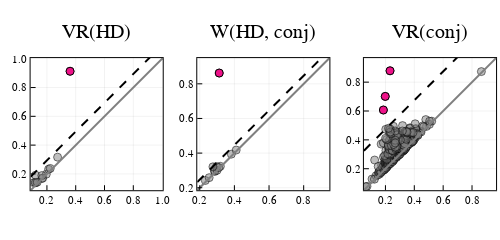

Notebook code for this chart:
### Markdown cell above
### Analogous pair via witness bar 12

### Code cell
# plot persistence diagrams
witness_bar = 12
p1 = plot_PD(barcode_VR_HD, title = "VR(HD)", highlight = analogous_HD[witness_bar]["baseline_bar_extension"], cutoff = HD_cutoff)
p2 = plot_PD(barcode_W_HD_conj, title = "W(HD, conj)", highlight = [witness_bar], cutoff = W_cutoff)
p3 = plot_PD(barcode_VR_conj, title = "VR(conj)", highlight = analogous_conj[witness_bar]["baseline_bar_extension"], cutoff = conj_cutoff)
plot(p1, p2, p3, layout = HD(1,3), size = (500, 200))

### Figure 1 — Plotly figure (JSON) as saved in the notebook; plotly's stock layout.template omitted (floating-point values rounded to 4 significant figures; data arrays with more than 128 entries replaced by an {"elided": "..."} marker saying what was removed)
{"data": [{"colorbar": {"title": ""}, "legendgroup": "", "marker": {"color": "rgba(128, 128, 128, 0.500)", "line": {"color": "rgba(0, 0, 0, 0.500)", "width": 1}, "size": 8, "symbol": "circle"}, "mode": "markers", "name": "", "showlegend": false, "type": "scatter", "x": [0.1224, 0.1652, 0.1958, 0.2116, 0.1083, 0.119, 0.1323, 0.1707, 0.2232, 0.2741, 0.3607, 0.1215, 0.1647], "xaxis": "x1", "y": [0.1382, 0.1676, 0.1982, 0.2323, 0.1395, 0.14, 0.1426, 0.1716, 0.2381, 0.3163, 0.9131, 0.1914, 0.1886], "yaxis": "y1", "zmax": null, "zmin": null}, {"colorbar": {"title": ""}, "legendgroup": "", "line": {"color": "rgba(128, 128, 128, 1.000)", "dash": "solid", "shape": "linear", "width": 2}, "mode": "lines", "name": "", "showlegend": false, "type": "scatter", "x": [0.08665, 1.004], "xaxis": "x1", "y": [0.08665, 1.004], "yaxis": "y1", "zmax": null, "zmin": null}, {"colorbar": {"title": ""}, "hoverinfo": "text", "legendgroup": "", "marker": {"color": "rgba(238, 18, 137, 1.000)", "line": {"color": "rgba(0, 0, 0, 1.000)", "width": 1}, "size": 8, "symbol": "circle"}, "mode": "markers", "name": "", "showlegend": false, "text": [11], "type": "scatter", "x": [0.3607], "xaxis": "x1", "y": [0.9131], "yaxis": "y1", "zmax": null, "zmin": null}, {"colorbar": {"title": ""}, "hoverinfo": "none", "legendgroup": "", "line": {"color": "rgba(0, 0, 0, 1.000)", "dash": "dash", "shape": "linear", "width": 2}, "mode": "lines", "name": "", "showlegend": false, "type": "scatter", "x": [0.08665, 0.09561, 0.1785, 0.2283, 0.2704, 0.3161, 0.3583, 0.4035, 0.4559, 0.5024, 0.5433, 0.5878, 0.6325, 0.682, 0.7291, 0.7781, 0.8193, 0.8696, 0.9169, 0.9927, 1.004], "xaxis": "x1", "y": [0.1806, 0.1895, 0.2724, 0.3222, 0.3643, 0.4101, 0.4522, 0.4974, 0.5498, 0.5964, 0.6372, 0.6817, 0.7265, 0.776, 0.823, 0.872, 0.9132, 0.9636, 1.011, 1.087, 1.098], "yaxis": "y1", "zmax": null, "zmin": null}, {"colorbar": {"title": ""}, "legendgroup": "", "marker": {"color": "rgba(128, 128, 128, 0.500)", "line": {"color": "rgba(0, 0, 0, 0.500)", "width": 1}, "size": 8, "symbol": "circle"}, "mode": "markers", "name": "", "showlegend": false, "type": "scatter", "x": [0.2844, 0.2881, 0.2999, 0.3189, 0.3822, 0.4105, 0.2321, 0.2544, 0.2965, 0.3099, 0.276, 0.3124], "xaxis": "x2", "y": [0.2973, 0.2945, 0.3004, 0.3238, 0.3939, 0.4176, 0.2419, 0.2583, 0.3227, 0.3164, 0.3207, 0.8623], "yaxis": "y2", "zmax": null, "zmin": null}, {"colorbar": {"title": ""}, "legendgroup": "", "line": {"color": "rgba(128, 128, 128, 1.000)", "dash": "solid", "shape": "linear", "width": 2}, "mode": "lines", "name": "", "showlegend": false, "type": "scatter", "x": [0.1857, 0.9485], "xaxis": "x2", "y": [0.1857, 0.9485], "yaxis": "y2", "zmax": null, "zmin": null}, {"colorbar": {"title": ""}, "hoverinfo": "text", "legendgroup": "", "marker": {"color": "rgba(238, 18, 137, 1.000)", "line": {"color": "rgba(0, 0, 0, 1.000)", "width": 1}, "size": 8, "symbol": "circle"}, "mode": "markers", "name": "", "showlegend": false, "text": [12], "type": "scatter", "x": [0.3124], "xaxis": "x2", "y": [0.8623], "yaxis": "y2", "zmax": null, "zmin": null}, {"colorbar": {"title": ""}, "hoverinfo": "none", "legendgroup": "", "line": {"color": "rgba(0, 0, 0, 1.000)", "dash": "dash", "shape": "linear", "width": 2}, "mode": "lines", "name": "", "showlegend": false, "type": "scatter", "x": [0.1857, 0.1931, 0.262, 0.3034, 0.3384, 0.3764, 0.4115, 0.449, 0.4926, 0.5313, 0.5652, 0.6022, 0.6394, 0.6805, 0.7197, 0.7604, 0.7946, 0.8365, 0.8758, 0.9388, 0.9485], "xaxis": "x2", "y": [0.2323, 0.2397, 0.3086, 0.35, 0.385, 0.423, 0.4581, 0.4957, 0.5392, 0.5779, 0.6118, 0.6488, 0.686, 0.7272, 0.7663, 0.807, 0.8413, 0.8831, 0.9224, 0.9854, 0.9951], "yaxis": "y2", "zmax": null, "zmin": null}, {"colorbar": {"title": ""}, "legendgroup": "", "marker": {"color": "rgba(128, 128, 128, 0.500)", "line": {"color": "rgba(0, 0, 0, 0.500)", "width": 1}, "size": 8, "symbol": "circle"}, "mode": "markers", "name": "", "showlegend": false, "type": "scatter", "x": {"elided": "437 float values"}, "xaxis": "x3", "y": {"elided": "437 float values"}, "yaxis": "y3", "zmax": null, "zmin": null}, {"colorbar": {"title": ""}, "legendgroup": "", "line": {"color": "rgba(128, 128, 128, 1.000)", "dash": "solid", "shape": "linear", "width": 2}, "mode": "lines", "name": "", "showlegend": false, "type": "scatter", "x": [0.05093, 0.9666], "xaxis": "x3", "y": [0.05093, 0.9666], "yaxis": "y3", "zmax": null, "zmin": null}, {"colorbar": {"title": ""}, "hoverinfo": "text", "legendgroup": "", "marker": {"color": "rgba(238, 18, 137, 1.000)", "line": {"color": "rgba(0, 0, 0, 1.000)", "width": 1}, "size": 8, "symbol": "circle"}, "mode": "markers", "name": "", "showlegend": false, "text": [435, 436, 437], "type": "scatter", "x": [0.2318, 0.1857, 0.1987], "xaxis": "x3", "y": [0.8788, 0.6069, 0.7013], "yaxis": "y3", "zmax": null, "zmin": null}, {"colorbar": {"title": ""}, "hoverinfo": "none", "legendgroup": "", "line": {"color": "rgba(0, 0, 0, 1.000)", "dash": "dash", "shape": "linear", "width": 2}, "mode": "lines", "name": "", "showlegend": false, "type": "scatter", "x": [0.05093, 0.05987, 0.1426, 0.1923, 0.2343, 0.2799, 0.322, 0.3671, 0.4193, 0.4658, 0.5065, 0.5509, 0.5956, 0.645, 0.692, 0.7408, 0.782, 0.8322, 0.8794, 0.955, 0.9666], "xaxis": "x3", "y": [0.325, 0.3339, 0.4166, 0.4663, 0.5083, 0.554, 0.596, 0.6411, 0.6934, 0.7398, 0.7806, 0.825, 0.8696, 0.919, 0.966, 1.015, 1.056, 1.106, 1.153, 1.229, 1.241], "yaxis": "y3", "zmax": null, "zmin": null}], "layout": {"annotations": [{"font": {"color": "rgba(0, 0, 0, 1.000)", "family": "sans-serif", "size": 20}, "rotation": 0, "showarrow": false, "text": "VR(HD)", "x": 0.1933, "xanchor": "center", "xref": "paper", "y": 1, "yanchor": "top", "yref": "paper"}, {"font": {"color": "rgba(0, 0, 0, 1.000)", "family": "sans-serif", "size": 20}, "rotation": 0, "showarrow": false, "text": "W(HD, conj)", "x": 0.5267, "xanchor": "center", "xref": "paper", "y": 1, "yanchor": "top", "yref": "paper"}, {"font": {"color": "rgba(0, 0, 0, 1.000)", "family": "sans-serif", "size": 20}, "rotation": 0, "showarrow": false, "text": "VR(conj)", "x": 0.86, "xanchor": "center", "xref": "paper", "y": 1, "yanchor": "top", "yref": "paper"}], "height": 200, "legend": {"bgcolor": "rgba(255, 255, 255, 1.000)", "bordercolor": "rgba(0, 0, 0, 1.000)", "font": {"color": "rgba(0, 0, 0, 1.000)", "family": "sans-serif", "size": 11}, "tracegroupgap": 0, "x": 1, "y": 0}, "margin": {"b": 20, "l": 0, "r": 0, "t": 20}, "paper_bgcolor": "rgba(255, 255, 255, 1.000)", "plot_bgcolor": "rgba(255, 255, 255, 1.000)", "showlegend": true, "width": 500, "xaxis1": {"anchor": "y1", "domain": [0.06121, 0.3255], "gridcolor": "rgba(0, 0, 0, 0.100)", "gridwidth": 0.5, "linecolor": "rgba(0, 0, 0, 1.000)", "mirror": true, "range": [0.08665, 1.004], "showgrid": true, "showline": true, "showticklabels": true, "tickangle": 0, "tickcolor": "rgb(0, 0, 0)", "tickfont": {"color": "rgba(0, 0, 0, 1.000)", "family": "sans-serif", "size": 11}, "tickmode": "array", "ticks": "inside", "ticktext": ["0.2", "0.4", "0.6", "0.8", "1.0"], "tickvals": [0.2, 0.4, 0.6, 0.8, 1], "title": "", "titlefont": {"color": "rgba(0, 0, 0, 1.000)", "family": "sans-serif", "size": 15}, "type": "-", "visible": true, "zeroline": false, "zerolinecolor": "rgba(0, 0, 0, 1.000)"}, "xaxis2": {"anchor": "y2", "domain": [0.3945, 0.6588], "gridcolor": "rgba(0, 0, 0, 0.100)", "gridwidth": 0.5, "linecolor": "rgba(0, 0, 0, 1.000)", "mirror": true, "range": [0.1857, 0.9485], "showgrid": true, "showline": true, "showticklabels": true, "tickangle": 0, "tickcolor": "rgb(0, 0, 0)", "tickfont": {"color": "rgba(0, 0, 0, 1.000)", "family": "sans-serif", "size": 11}, "tickmode": "array", "ticks": "inside", "ticktext": ["0.2", "0.4", "0.6", "0.8"], "tickvals": [0.2, 0.4, 0.6, 0.8], "title": "", "titlefont": {"color": "rgba(0, 0, 0, 1.000)", "family": "sans-serif", "size": 15}, "type": "-", "visible": true, "zeroline": false, "zerolinecolor": "rgba(0, 0, 0, 1.000)"}, "xaxis3": {"anchor": "y3", "domain": [0.7279, 0.9921], "gridcolor": "rgba(0, 0, 0, 0.100)", "gridwidth": 0.5, "linecolor": "rgba(0, 0, 0, 1.000)", "mirror": true, "range": [0.05093, 0.9666], "showgrid": true, "showline": true, "showticklabels": true, "tickangle": 0, "tickcolor": "rgb(0, 0, 0)", "tickfont": {"color": "rgba(0, 0, 0, 1.000)", "family": "sans-serif", "size": 11}, "tickmode": "array", "ticks": "inside", "ticktext": ["0.2", "0.4", "0.6", "0.8"], "tickvals": [0.2, 0.4, 0.6, 0.8], "title": "", "titlefont": {"color": "rgba(0, 0, 0, 1.000)", "family": "sans-serif", "size": 15}, "type": "-", "visible": true, "zeroline": false, "zerolinecolor": "rgba(0, 0, 0, 1.000)"}, "yaxis1": {"anchor": "x1", "domain": [0.1489, 0.8095], "gridcolor": "rgba(0, 0, 0, 0.100)", "gridwidth": 0.5, "linecolor": "rgba(0, 0, 0, 1.000)", "mirror": true, "range": [0.08665, 1.004], "showgrid": true, "showline": true, "showticklabels": true, "tickangle": 0, "tickcolor": "rgb(0, 0, 0)", "tickfont": {"color": "rgba(0, 0, 0, 1.000)", "family": "sans-serif", "size": 11}, "tickmode": "array", "ticks": "inside", "ticktext": ["0.2", "0.4", "0.6", "0.8", "1.0"], "tickvals": [0.2, 0.4, 0.6, 0.8, 1], "title": "", "titlefont": {"color": "rgba(0, 0, 0, 1.000)", "family": "sans-serif", "size": 15}, "type": "-", "visible": true, "zeroline": false, "zerolinecolor": "rgba(0, 0, 0, 1.000)"}, "yaxis2": {"anchor": "x2", "domain": [0.1489, 0.8095], "gridcolor": "rgba(0, 0, 0, 0.100)", "gridwidth": 0.5, "linecolor": "rgba(0, 0, 0, 1.000)", "mirror": true, "range": [0.1857, 0.9485], "showgrid": true, "showline": true, "showticklabels": true, "tickangle": 0, "tickcolor": "rgb(0, 0, 0)", "tickfont": {"color": "rgba(0, 0, 0, 1.000)", "family": "sans-serif", "size": 11}, "tickmode": "array", "ticks": "inside", "ticktext": ["0.2", "0.4", "0.6", "0.8"], "tickvals": [0.2, 0.4, 0.6, 0.8], "title": "", "titlefont": {"color": "rgba(0, 0, 0, 1.000)", "family": "sans-serif", "size": 15}, "type": "-", "visible": true, "zeroline": false, "zerolinecolor": "rgba(0, 0, 0, 1.000)"}, "yaxis3": {"anchor": "x3", "domain": [0.1489, 0.8095], "gridcolor": "rgba(0, 0, 0, 0.100)", "gridwidth": 0.5, "linecolor": "rgba(0, 0, 0, 1.000)", "mirror": true, "range": [0.05093, 0.9666], "showgrid": true, "showline": true, "showticklabels": true, "tickangle": 0, "tickcolor": "rgb(0, 0, 0)", "tickfont": {"color": "rgba(0, 0, 0, 1.000)", "family": "sans-serif", "size": 11}, "tickmode": "array", "ticks": "inside", "ticktext": ["0.2", "0.4", "0.6", "0.8"], "tickvals": [0.2, 0.4, 0.6, 0.8], "title": "", "titlefont": {"color": "rgba(0, 0, 0, 1.000)", "family": "sans-serif", "size": 15}, "type": "-", "visible": true, "zeroline": false, "zerolinecolor": "rgba(0, 0, 0, 1.000)"}}}
